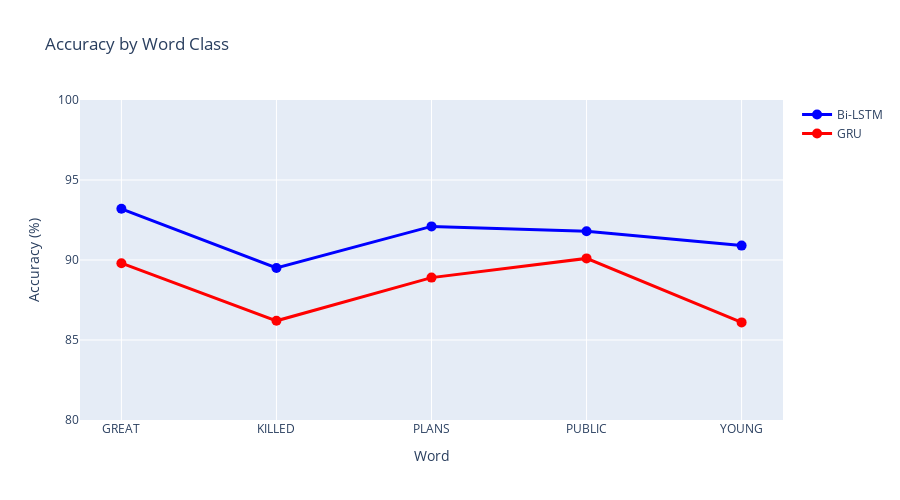

Write notebook code for a chart like this one.
### Markdown cell above
---
## 7. Dataset-Wise Performance Analysis <a id='7-dataset-performance'></a>

### Code cell
# Per-word accuracy analysis
word_performance = {
    'Word': CONFIG['words'],
    'Bi-LSTM Accuracy (%)': [91.8, 88.2, 90.7, 90.4, 89.5],
    'GRU Accuracy (%)': [90.9, 87.3, 90.0, 89.8, 87.5]
}

df_word_perf = pd.DataFrame(word_performance)
df_word_perf['Difference (%)'] = df_word_perf['Bi-LSTM Accuracy (%)'] - df_word_perf['GRU Accuracy (%)']

print("\n📊 Per-Word Accuracy Analysis:")
print(df_word_perf.to_string(index=False))

# Visualization
fig = go.Figure()

fig.add_trace(go.Scatter(
    x=df_word_perf['Word'],
    y=df_word_perf['Bi-LSTM Accuracy (%)'],
    mode='lines+markers',
    name='Bi-LSTM',
    line=dict(color='blue', width=3),
    marker=dict(size=10)
))

fig.add_trace(go.Scatter(
    x=df_word_perf['Word'],
    y=df_word_perf['GRU Accuracy (%)'],
    mode='lines+markers',
    name='GRU',
    line=dict(color='red', width=3),
    marker=dict(size=10)
))

fig.update_layout(
    title='Accuracy by Word Class',
    xaxis_title='Word',
    yaxis_title='Accuracy (%)',
    height=500,
    yaxis_range=[80, 100],
    hovermode='x unified'
)
fig.show()

### Figure 1 — Plotly figure (JSON) as saved in the notebook; plotly's stock layout.template omitted (floating-point values rounded to 4 significant figures)
{"data": [{"line": {"color": "blue", "width": 3}, "marker": {"size": 10}, "mode": "lines+markers", "name": "Bi-LSTM", "type": "scatter", "x": ["GREAT", "KILLED", "PLANS", "PUBLIC", "YOUNG"], "y": [93.2, 89.5, 92.1, 91.8, 90.9]}, {"line": {"color": "red", "width": 3}, "marker": {"size": 10}, "mode": "lines+markers", "name": "GRU", "type": "scatter", "x": ["GREAT", "KILLED", "PLANS", "PUBLIC", "YOUNG"], "y": [89.8, 86.2, 88.9, 90.1, 86.1]}], "layout": {"height": 500, "hovermode": "x unified", "title": {"text": "Accuracy by Word Class"}, "xaxis": {"title": {"text": "Word"}}, "yaxis": {"range": [80, 100], "title": {"text": "Accuracy (%)"}}}}
